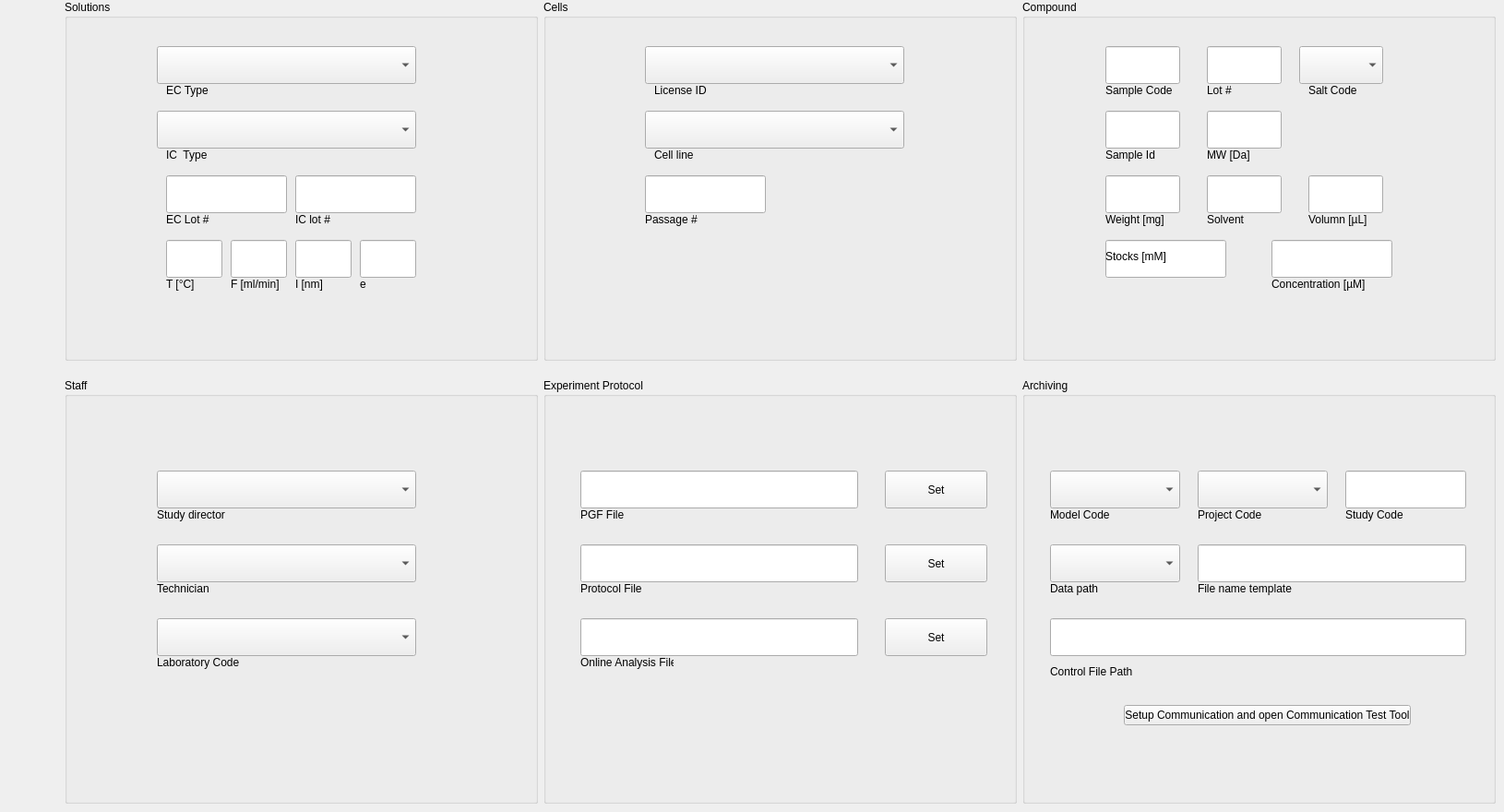
        <widget class="QWidget" name="page">
         <widget class="QWidget" name="horizontalLayoutWidget_9">
          <property name="geometry">
           <rect>
            <x>70</x>
            <y>410</y>
            <width>1551</width>
            <height>461</height>
           </rect>
          </property>
          <layout class="QHBoxLayout" name="horizontalLayout_14">
           <item>
            <layout class="QGridLayout" name="gridLayout_31">
             <item row="0" column="0">
              <widget class="QGroupBox" name="groupBox_32">
               <property name="title">
                <string>Staff</string>
               </property>
               <widget class="QComboBox" name="St_com1">
                <property name="geometry">
                 <rect>
                  <x>100</x>
                  <y>100</y>
                  <width>281</width>
                  <height>41</height>
                 </rect>
                </property>
               </widget>
               <widget class="QComboBox" name="St_com2">
                <property name="geometry">
                 <rect>
                  <x>100</x>
                  <y>180</y>
                  <width>281</width>
                  <height>41</height>
                 </rect>
                </property>
               </widget>
               <widget class="QComboBox" name="St_com3">
                <property name="geometry">
                 <rect>
                  <x>100</x>
                  <y>260</y>
                  <width>281</width>
                  <height>41</height>
                 </rect>
                </property>
               </widget>
               <widget class="QLabel" name="label_220">
                <property name="geometry">
                 <rect>
                  <x>100</x>
                  <y>140</y>
                  <width>101</width>
                  <height>16</height>
                 </rect>
                </property>
                <property name="text">
                 <string>Study director</string>
                </property>
               </widget>
               <widget class="QLabel" name="label_221">
                <property name="geometry">
                 <rect>
                  <x>100</x>
                  <y>220</y>
                  <width>101</width>
                  <height>16</height>
                 </rect>
                </property>
                <property name="text">
                 <string>Technician</string>
                </property>
               </widget>
               <widget class="QLabel" name="label_222">
                <property name="geometry">
                 <rect>
                  <x>100</x>
                  <y>300</y>
                  <width>101</width>
                  <height>16</height>
                 </rect>
                </property>
                <property name="text">
                 <string>Laboratory Code</string>
                </property>
               </widget>
              </widget>
             </item>
            </layout>
           </item>
           <item>
            <layout class="QGridLayout" name="gridLayout_32">
             <item row="0" column="0">
              <widget class="QGroupBox" name="groupBox_33">
               <property name="title">
                <string>Experiment Protocol</string>
               </property>
               <widget class="QPushButton" name="button_pgf_set_3">
                <property name="geometry">
                 <rect>
                  <x>370</x>
                  <y>100</y>
                  <width>111</width>
                  <height>41</height>
                 </rect>
                </property>
                <property name="text">
                 <string>Set</string>
                </property>
               </widget>
               <widget class="QLabel" name="label_61">
                <property name="geometry">
                 <rect>
                  <x>40</x>
                  <y>220</y>
                  <width>71</width>
                  <height>16</height>
                 </rect>
                </property>
                <property name="text">
                 <string>Protocol File</string>
                </property>
               </widget>
               <widget class="QLineEdit" name="pg_file_set_3">
                <property name="geometry">
                 <rect>
                  <x>40</x>
                  <y>100</y>
                  <width>301</width>
                  <height>41</height>
                 </rect>
                </property>
               </widget>
               <widget class="QLineEdit" name="protocol_file_set_3">
                <property name="geometry">
                 <rect>
                  <x>40</x>
                  <y>180</y>
                  <width>301</width>
                  <height>41</height>
                 </rect>
                </property>
               </widget>
               <widget class="QLabel" name="label_60">
                <property name="geometry">
                 <rect>
                  <x>40</x>
                  <y>300</y>
                  <width>101</width>
                  <height>16</height>
                 </rect>
                </property>
                <property name="text">
                 <string>Online Analysis File</string>
                </property>
               </widget>
               <widget class="QPushButton" name="button_protocol_set_3">
                <property name="geometry">
                 <rect>
                  <x>370</x>
                  <y>180</y>
                  <width>111</width>
                  <height>41</height>
                 </rect>
                </property>
                <property name="text">
                 <string>Set</string>
                </property>
               </widget>
               <widget class="QLabel" name="label_59">
                <property name="geometry">
                 <rect>
                  <x>40</x>
                  <y>140</y>
                  <width>61</width>
                  <height>16</height>
                 </rect>
                </property>
                <property name="text">
                 <string>PGF File</string>
                </property>
               </widget>
               <widget class="QPushButton" name="button_onl_analysis_set_3">
                <property name="geometry">
                 <rect>
                  <x>370</x>
                  <y>260</y>
                  <width>111</width>
                  <height>41</height>
                 </rect>
                </property>
                <property name="text">
                 <string>Set</string>
                </property>
               </widget>
               <widget class="QLineEdit" name="online_analysis_file_set_3">
                <property name="geometry">
                 <rect>
                  <x>40</x>
                  <y>260</y>
                  <width>301</width>
                  <height>41</height>
                 </rect>
                </property>
               </widget>
              </widget>
             </item>
            </layout>
           </item>
           <item>
            <layout class="QGridLayout" name="gridLayout_33">
             <item row="0" column="0">
              <widget class="QGroupBox" name="groupBox_34">
               <property name="title">
                <string>Archiving</string>
               </property>
               <widget class="QComboBox" name="A_com1">
                <property name="geometry">
                 <rect>
                  <x>30</x>
                  <y>100</y>
                  <width>141</width>
                  <height>41</height>
                 </rect>
                </property>
               </widget>
               <widget class="QComboBox" name="A_com2">
                <property name="geometry">
                 <rect>
                  <x>190</x>
                  <y>100</y>
                  <width>141</width>
                  <height>41</height>
                 </rect>
                </property>
               </widget>
               <widget class="QLineEdit" name="A1">
                <property name="geometry">
                 <rect>
                  <x>350</x>
                  <y>100</y>
                  <width>131</width>
                  <height>41</height>
                 </rect>
                </property>
               </widget>
               <widget class="QComboBox" name="A_com3">
                <property name="geometry">
                 <rect>
                  <x>30</x>
                  <y>180</y>
                  <width>141</width>
                  <height>41</height>
                 </rect>
                </property>
               </widget>
               <widget class="QLineEdit" name="A2">
                <property name="geometry">
                 <rect>
                  <x>190</x>
                  <y>180</y>
                  <width>291</width>
                  <height>41</height>
                 </rect>
                </property>
               </widget>
               <widget class="QLabel" name="label_227">
                <property name="geometry">
                 <rect>
                  <x>30</x>
                  <y>140</y>
                  <width>81</width>
                  <height>16</height>
                 </rect>
                </property>
                <property name="text">
                 <string>Model Code</string>
                </property>
               </widget>
               <widget class="QLabel" name="label_228">
                <property name="geometry">
                 <rect>
                  <x>190</x>
                  <y>140</y>
                  <width>91</width>
                  <height>16</height>
                 </rect>
                </property>
                <property name="text">
                 <string>Project Code</string>
                </property>
               </widget>
               <widget class="QLabel" name="label_229">
                <property name="geometry">
                 <rect>
                  <x>350</x>
                  <y>140</y>
                  <width>81</width>
                  <height>16</height>
                 </rect>
                </property>
                <property name="text">
                 <string>Study Code</string>
                </property>
               </widget>
               <widget class="QLabel" name="label_230">
                <property name="geometry">
                 <rect>
                  <x>30</x>
                  <y>220</y>
                  <width>71</width>
                  <height>16</height>
                 </rect>
                </property>
                <property name="text">
                 <string>Data path</string>
                </property>
               </widget>
               <widget class="QLabel" name="label_231">
                <property name="geometry">
                 <rect>
                  <x>190</x>
                  <y>220</y>
                  <width>141</width>
                  <height>16</height>
                 </rect>
                </property>
                <property name="text">
                 <string>File name template</string>
                </property>
               </widget>
               <widget class="QWidget" name="horizontalLayoutWidget_10">
                <property name="geometry">
                 <rect>
                  <x>110</x>
                  <y>340</y>
                  <width>311</width>
                  <height>51</height>
                 </rect>
                </property>
                <layout class="QHBoxLayout" name="horizontalLayout_6">
                 <item>
                  <widget class="QPushButton" name="button_batch_7">
                   <property name="text">
                    <string>Setup Communication and open Communication Test Tool</string>
                   </property>
                  </widget>
                 </item>
                </layout>
               </widget>
               <widget class="QLineEdit" name="Batch1_4">
                <property name="geometry">
                 <rect>
                  <x>30</x>
                  <y>260</y>
                  <width>451</width>
                  <height>41</height>
                 </rect>
                </property>
               </widget>
               <widget class="QLabel" name="label_62">
                <property name="geometry">
                 <rect>
                  <x>30</x>
                  <y>310</y>
                  <width>111</width>
                  <height>16</height>
                 </rect>
                </property>
                <property name="text">
                 <string>Control File Path</string>
                </property>
               </widget>
              </widget>
             </item>
            </layout>
           </item>
          </layout>
         </widget>
         <widget class="QWidget" name="horizontalLayoutWidget_8">
          <property name="geometry">
           <rect>
            <x>70</x>
            <y>0</y>
            <width>1551</width>
            <height>391</height>
           </rect>
          </property>
          <layout class="QHBoxLayout" name="horizontalLayout_13">
           <item>
            <layout class="QGridLayout" name="gridLayout_28">
             <item row="0" column="0">
              <widget class="QGroupBox" name="groupBox_22">
               <property name="title">
                <string>Solutions</string>
               </property>
               <widget class="QComboBox" name="So_com1">
                <property name="geometry">
                 <rect>
                  <x>100</x>
                  <y>50</y>
                  <width>281</width>
                  <height>41</height>
                 </rect>
                </property>
               </widget>
               <widget class="QLabel" name="label_199">
                <property name="geometry">
                 <rect>
                  <x>110</x>
                  <y>90</y>
                  <width>71</width>
                  <height>16</height>
                 </rect>
                </property>
                <property name="text">
                 <string>EC Type</string>
                </property>
               </widget>
               <widget class="QComboBox" name="So_com2">
                <property name="geometry">
                 <rect>
                  <x>100</x>
                  <y>120</y>
                  <width>281</width>
                  <height>41</height>
                 </rect>
                </property>
               </widget>
               <widget class="QLabel" name="label_200">
                <property name="geometry">
                 <rect>
                  <x>110</x>
                  <y>160</y>
                  <width>71</width>
                  <height>16</height>
                 </rect>
                </property>
                <property name="text">
                 <string>IC  Type</string>
                </property>
               </widget>
               <widget class="QLineEdit" name="S1">
                <property name="geometry">
                 <rect>
                  <x>110</x>
                  <y>190</y>
                  <width>131</width>
                  <height>41</height>
                 </rect>
                </property>
                <property name="text">
                 <string/>
                </property>
               </widget>
               <widget class="QLineEdit" name="S2">
                <property name="geometry">
                 <rect>
                  <x>250</x>
                  <y>190</y>
                  <width>131</width>
                  <height>41</height>
                 </rect>
                </property>
               </widget>
               <widget class="QLabel" name="label_201">
                <property name="geometry">
                 <rect>
                  <x>110</x>
                  <y>230</y>
                  <width>71</width>
                  <height>16</height>
                 </rect>
                </property>
                <property name="text">
                 <string>EC Lot #</string>
                </property>
               </widget>
               <widget class="QLabel" name="label_202">
                <property name="geometry">
                 <rect>
                  <x>250</x>
                  <y>230</y>
                  <width>71</width>
                  <height>16</height>
                 </rect>
                </property>
                <property name="text">
                 <string>IC lot #</string>
                </property>
               </widget>
               <widget class="QLineEdit" name="S3">
                <property name="geometry">
                 <rect>
                  <x>110</x>
                  <y>260</y>
                  <width>61</width>
                  <height>41</height>
                 </rect>
                </property>
               </widget>
               <widget class="QLineEdit" name="S4">
                <property name="geometry">
                 <rect>
                  <x>180</x>
                  <y>260</y>
                  <width>61</width>
                  <height>41</height>
                 </rect>
                </property>
               </widget>
               <widget class="QLineEdit" name="S5">
                <property name="geometry">
                 <rect>
                  <x>250</x>
                  <y>260</y>
                  <width>61</width>
                  <height>41</height>
                 </rect>
                </property>
               </widget>
               <widget class="QLineEdit" name="S6">
                <property name="geometry">
                 <rect>
                  <x>320</x>
                  <y>260</y>
                  <width>61</width>
                  <height>41</height>
                 </rect>
                </property>
               </widget>
               <widget class="QLabel" name="label_203">
                <property name="geometry">
                 <rect>
                  <x>110</x>
                  <y>300</y>
                  <width>71</width>
                  <height>16</height>
                 </rect>
                </property>
                <property name="text">
                 <string>T [°C]</string>
                </property>
               </widget>
               <widget class="QLabel" name="label_204">
                <property name="geometry">
                 <rect>
                  <x>180</x>
                  <y>300</y>
                  <width>71</width>
                  <height>16</height>
                 </rect>
                </property>
                <property name="text">
                 <string>F [ml/min]</string>
                </property>
               </widget>
               <widget class="QLabel" name="label_205">
                <property name="geometry">
                 <rect>
                  <x>250</x>
                  <y>300</y>
                  <width>71</width>
                  <height>16</height>
                 </rect>
                </property>
                <property name="text">
                 <string>I [nm]</string>
                </property>
               </widget>
               <widget class="QLabel" name="label_206">
                <property name="geometry">
                 <rect>
                  <x>320</x>
                  <y>300</y>
                  <width>71</width>
                  <height>16</height>
                 </rect>
                </property>
                <property name="text">
                 <string>e</string>
                </property>
               </widget>
              </widget>
             </item>
            </layout>
           </item>
           <item>
            <layout class="QGridLayout" name="gridLayout_29">
             <item row="0" column="0">
              <widget class="QGroupBox" name="groupBox_30">
               <property name="title">
                <string>Cells</string>
               </property>
               <widget class="QComboBox" name="Ce_com1">
                <property name="geometry">
                 <rect>
                  <x>110</x>
                  <y>50</y>
                  <width>281</width>
                  <height>41</height>
                 </rect>
                </property>
               </widget>
               <widget class="QComboBox" name="Ce_com2">
                <property name="geometry">
                 <rect>
                  <x>110</x>
                  <y>120</y>
                  <width>281</width>
                  <height>41</height>
                 </rect>
                </property>
               </widget>
               <widget class="QLineEdit" name="Ce1">
                <property name="geometry">
                 <rect>
                  <x>110</x>
                  <y>190</y>
                  <width>131</width>
                  <height>41</height>
                 </rect>
                </property>
               </widget>
               <widget class="QLabel" name="label_207">
                <property name="geometry">
                 <rect>
                  <x>120</x>
                  <y>90</y>
                  <width>71</width>
                  <height>16</height>
                 </rect>
                </property>
                <property name="text">
                 <string>License ID</string>
                </property>
               </widget>
               <widget class="QLabel" name="label_208">
                <property name="geometry">
                 <rect>
                  <x>120</x>
                  <y>160</y>
                  <width>71</width>
                  <height>16</height>
                 </rect>
                </property>
                <property name="text">
                 <string>Cell line</string>
                </property>
               </widget>
               <widget class="QLabel" name="label_209">
                <property name="geometry">
                 <rect>
                  <x>110</x>
                  <y>230</y>
                  <width>71</width>
                  <height>16</height>
                 </rect>
                </property>
                <property name="text">
                 <string>Passage #</string>
                </property>
               </widget>
              </widget>
             </item>
            </layout>
           </item>
           <item>
            <layout class="QGridLayout" name="gridLayout_30">
             <item row="0" column="0">
              <widget class="QGroupBox" name="groupBox_31">
               <property name="title">
                <string>Compound</string>
               </property>
               <widget class="QLineEdit" name="C1">
                <property name="geometry">
                 <rect>
                  <x>90</x>
                  <y>50</y>
                  <width>81</width>
                  <height>41</height>
                 </rect>
                </property>
               </widget>
               <widget class="QLineEdit" name="C2">
                <property name="geometry">
                 <rect>
                  <x>200</x>
                  <y>50</y>
                  <width>81</width>
                  <height>41</height>
                 </rect>
                </property>
               </widget>
               <widget class="QComboBox" name="Co_com1">
                <property name="geometry">
                 <rect>
                  <x>300</x>
                  <y>50</y>
                  <width>91</width>
                  <height>41</height>
                 </rect>
                </property>
               </widget>
               <widget class="QLineEdit" name="C3">
                <property name="geometry">
                 <rect>
                  <x>90</x>
                  <y>120</y>
                  <width>81</width>
                  <height>41</height>
                 </rect>
                </property>
               </widget>
               <widget class="QLineEdit" name="C4">
                <property name="geometry">
                 <rect>
                  <x>200</x>
                  <y>120</y>
                  <width>81</width>
                  <height>41</height>
                 </rect>
                </property>
               </widget>
               <widget class="QLineEdit" name="C5">
                <property name="geometry">
                 <rect>
                  <x>90</x>
                  <y>190</y>
                  <width>81</width>
                  <height>41</height>
                 </rect>
                </property>
               </widget>
               <widget class="QLineEdit" name="C6">
                <property name="geometry">
                 <rect>
                  <x>200</x>
                  <y>190</y>
                  <width>81</width>
                  <height>41</height>
                 </rect>
                </property>
               </widget>
               <widget class="QLineEdit" name="C8">
                <property name="geometry">
                 <rect>
                  <x>90</x>
                  <y>260</y>
                  <width>131</width>
                  <height>41</height>
                 </rect>
                </property>
               </widget>
               <widget class="QLineEdit" name="C9">
                <property name="geometry">
                 <rect>
                  <x>270</x>
                  <y>260</y>
                  <width>131</width>
                  <height>41</height>
                 </rect>
                </property>
               </widget>
               <widget class="QLabel" name="label_210">
                <property name="geometry">
                 <rect>
                  <x>90</x>
                  <y>90</y>
                  <width>81</width>
                  <height>16</height>
                 </rect>
                </property>
                <property name="text">
                 <string>Sample Code</string>
                </property>
               </widget>
               <widget class="QLabel" name="label_211">
                <property name="geometry">
                 <rect>
                  <x>200</x>
                  <y>90</y>
                  <width>71</width>
                  <height>16</height>
                 </rect>
                </property>
                <property name="text">
                 <string>Lot #</string>
                </property>
               </widget>
               <widget class="QLabel" name="label_212">
                <property name="geometry">
                 <rect>
                  <x>310</x>
                  <y>90</y>
                  <width>71</width>
                  <height>16</height>
                 </rect>
                </property>
                <property name="text">
                 <string>Salt Code</string>
                </property>
               </widget>
               <widget class="QLabel" name="label_213">
                <property name="geometry">
                 <rect>
                  <x>90</x>
                  <y>160</y>
                  <width>71</width>
                  <height>16</height>
                 </rect>
                </property>
                <property name="text">
                 <string>Sample Id</string>
                </property>
               </widget>
               <widget class="QLabel" name="label_214">
                <property name="geometry">
                 <rect>
                  <x>200</x>
                  <y>160</y>
                  <width>71</width>
                  <height>16</height>
                 </rect>
                </property>
                <property name="text">
                 <string>MW [Da]</string>
                </property>
               </widget>
               <widget class="QLabel" name="label_215">
                <property name="geometry">
                 <rect>
                  <x>90</x>
                  <y>230</y>
                  <width>71</width>
                  <height>16</height>
                 </rect>
                </property>
                <property name="text">
                 <string>Weight [mg]</string>
                </property>
               </widget>
               <widget class="QLabel" name="label_216">
                <property name="geometry">
                 <rect>
                  <x>200</x>
                  <y>230</y>
                  <width>71</width>
                  <height>16</height>
                 </rect>
                </property>
                <property name="text">
                 <string>Solvent</string>
                </property>
               </widget>
               <widget class="QLabel" name="label_217">
                <property name="geometry">
                 <rect>
                  <x>90</x>
                  <y>270</y>
                  <width>71</width>
                  <height>16</height>
                 </rect>
                </property>
                <property name="text">
                 <string>Stocks [mM]</string>
                </property>
               </widget>
               <widget class="QLabel" name="label_218">
                <property name="geometry">
                 <rect>
                  <x>270</x>
                  <y>300</y>
                  <width>111</width>
                  <height>16</height>
                 </rect>
                </property>
                <property name="text">
                 <string>Concentration [µM]</string>
                </property>
               </widget>
               <widget class="QLineEdit" name="C6_2">
                <property name="geometry">
                 <rect>
                  <x>310</x>
                  <y>190</y>
                  <width>81</width>
                  <height>41</height>
                 </rect>
                </property>
               </widget>
               <widget class="QLabel" name="label_219">
                <property name="geometry">
                 <rect>
                  <x>310</x>
                  <y>230</y>
                  <width>71</width>
                  <height>16</height>
                 </rect>
                </property>
                <property name="text">
                 <string>Volumn [µL]</string>
                </property>
               </widget>
              </widget>
             </item>
            </layout>
           </item>
          </layout>
         </widget>
        </widget>
